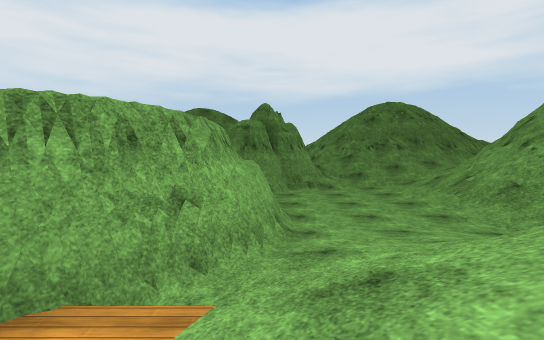
[1] (above)

24 first-person views from a walk through a scene from a Unity 3-D project. The camera is 1.2 m above the floor, tilts 4° down and sees 85° across. The floor is counted in squares, 2 m on a side. Each view is taken from the middle of a square. On the plan, view 1 faces up. The plan holds only what a view shows up to about 9 squares ahead; the rest is blank. Surface patterns are stand-ins for the level's own textures.

[2]
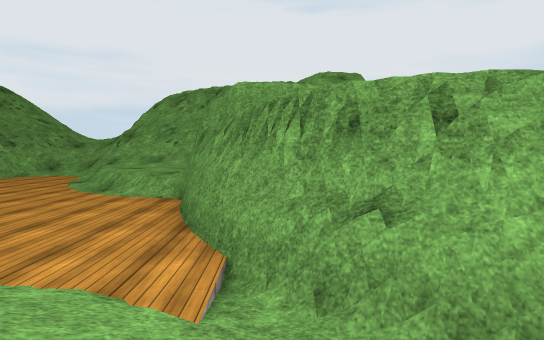

[3]
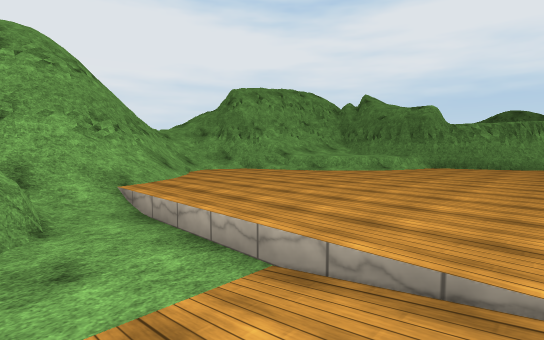

[4]
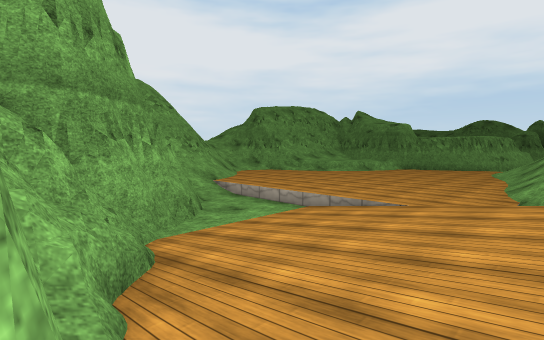

[5]
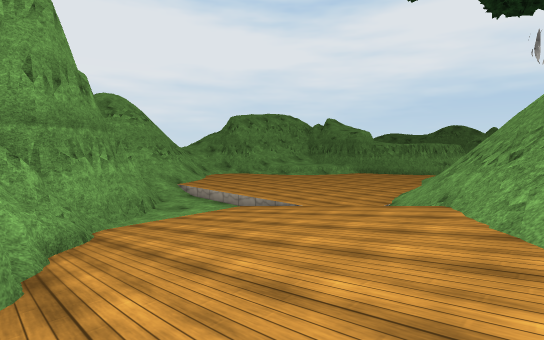

[6]
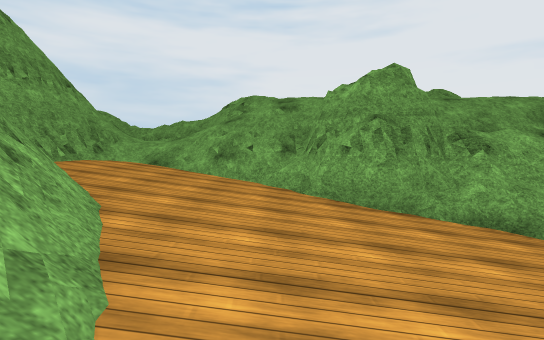

[7]
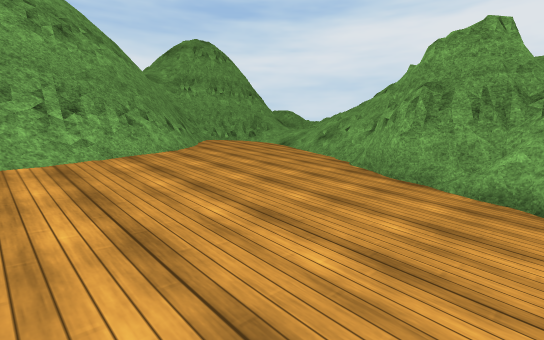

[8]
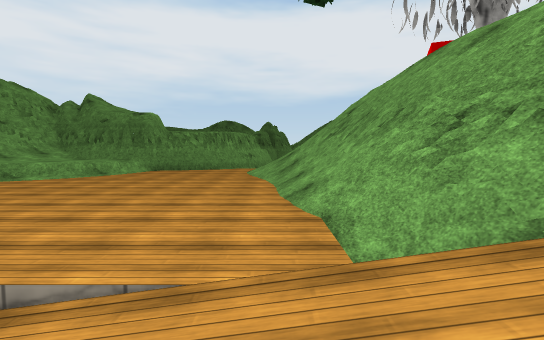

[9]
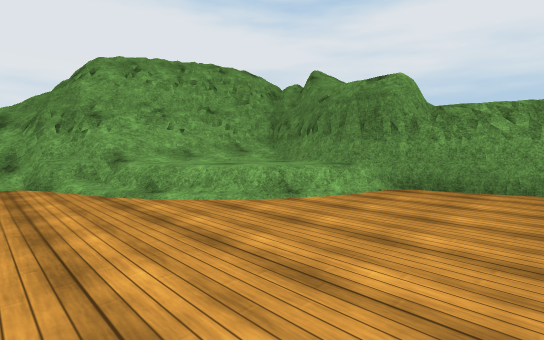

[10]
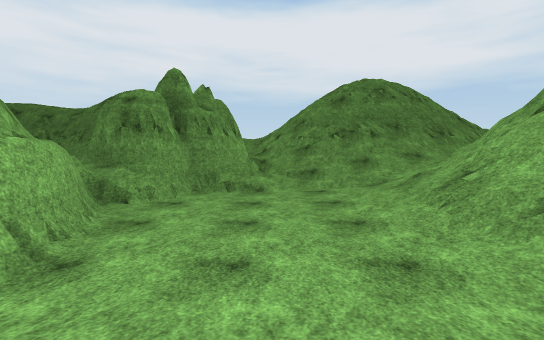

[11]
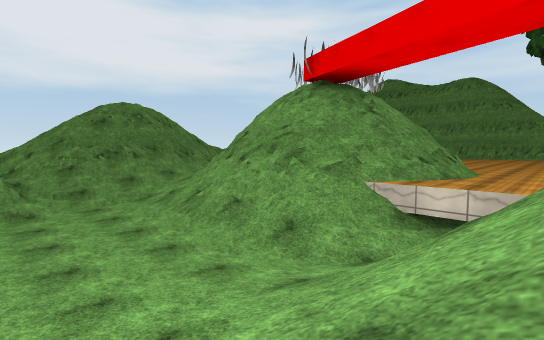

[12]
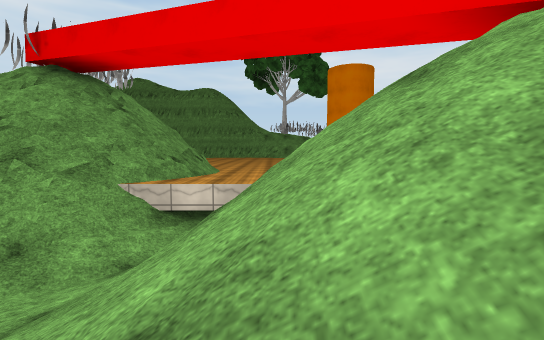

[13]
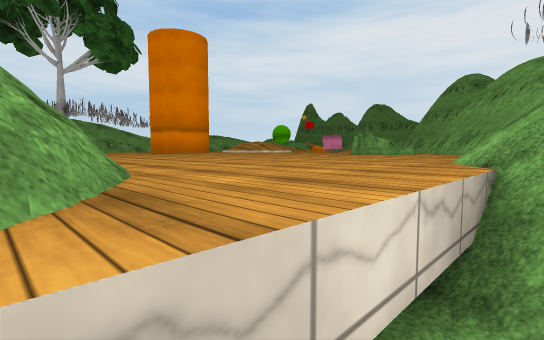

[14]
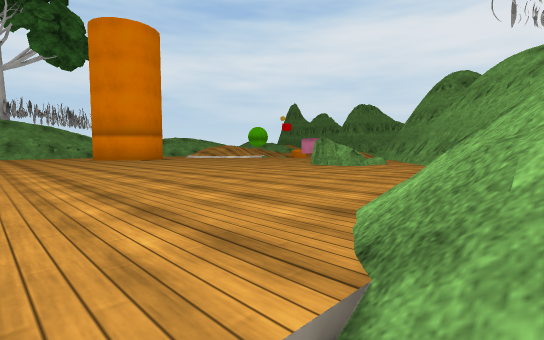

[15]
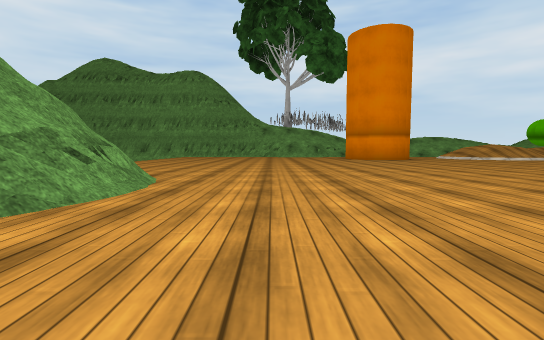

[16]
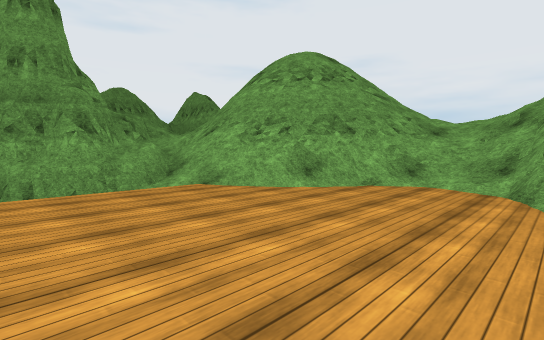

[17]
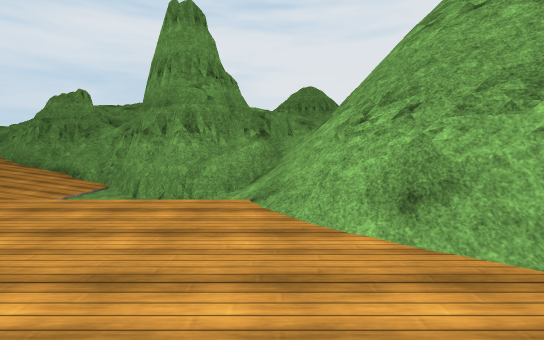

[18]
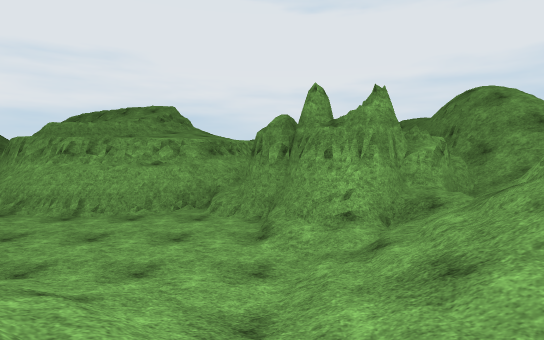

[19]
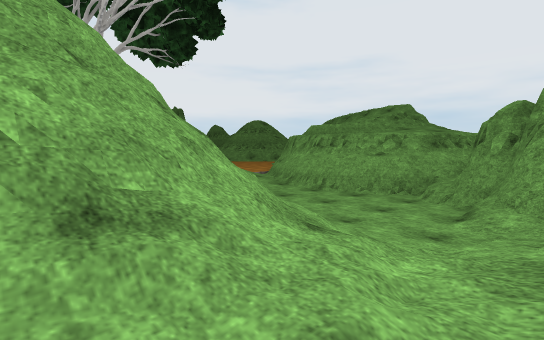

[20]
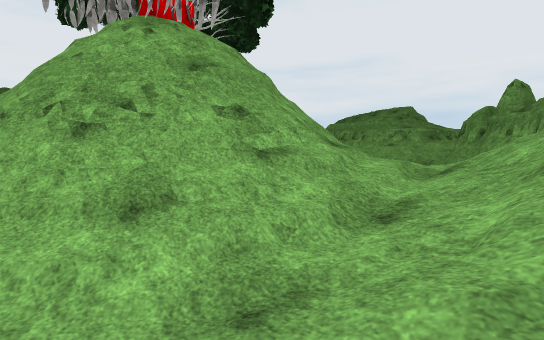

[21]
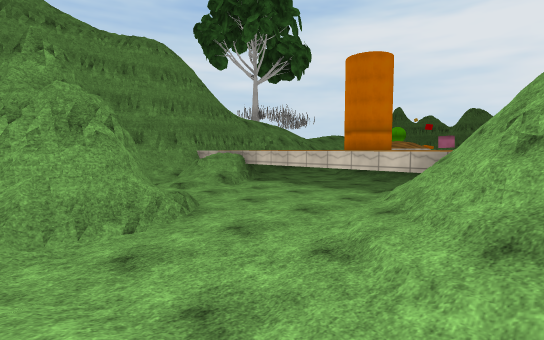

[22]
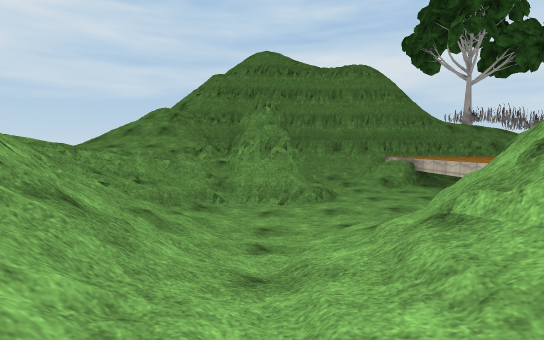

[23]
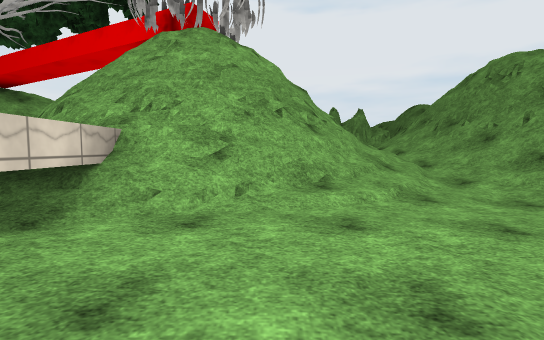

[24]
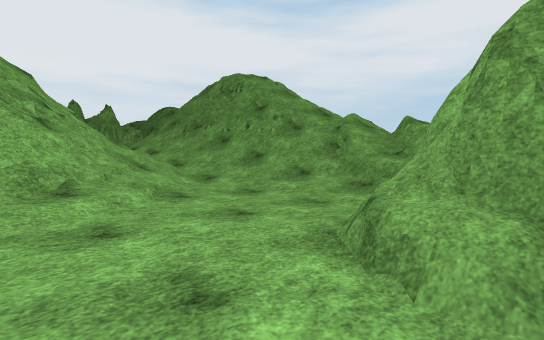

### Floor plan
Key: @ floor where view 1 was taken; # wall or solid block; . main floor; : floor 0.25 m higher than the main floor; - floor 0.25 m lower than the main floor; + floor 0.5 m higher than the main floor; _ floor 0.5 m lower than the main floor; * floor 0.75 m higher than the main floor; < floor 0.75 m lower than the main floor; % floor 1 m higher than the main floor; / step, stairs or slope; = window, fence, low wall or low ledge; ≈ slime the walk keeps out of; ^ raised ledge.
Columns run from 11 left of view 1 to 16 right of it. Each row starts with its distance up from view 1.
 14                       ##
 13             #      ##=^##
 12             # ######≈+###
 11             #/####≈///__#
 10            ##//:+*+/-_<_##
  9           ###/_/:*%*//__##
  8           ##<<_/*#####____
  7           #<<<</#######____/
  6           ##<<</#   ###___ /
  5           ##<<<≈#   ##^^^##≈
  4           ##___-##  ##^^^#
  3           #----_:####≈^^^
  2    ##   ###/:++//^^^^≈^^^
  1    ^#####..:%## *^^^^^^^^
  0    ^≈≈≈=...@ #  #≈≈≈≈≈^^^##≈
 -1    #≈≈≈....+ # ≈#≈≈≈≈≈^^^##
 -2   ^=≈≈#..../##  ##≈≈≈≈^^^#
 -3  ^^##....../##  ≈#≈≈≈≈^^^
 -4 ^^≈/........≈#   #≈≈≈≈^^^
 -5 ^^≈/........%#   #≈≈#≈^##
 -6  ^^# .......+#≈  ≈#≈≈   #
 -7    ##/....../#≈   #≈
 -8    ≈#:_<<_-.:+#    #
 -9    ≈#≈##<_-.: #≈
-10     #≈###_-.: %#≈
-11     ######-.:  ≈#≈
-12          ###: %≈##
-13           ###≈ ≈#≈
-14             #####≈
-15                 #
-16                 #

Where each view was taken, in squares from view 1:
view 1: 0 up, 0 right, facing up
view 2: 2 up, 1 right, facing left
view 3: 9 down, 1 left, facing up-left
view 4: 12 down, 1 right, facing up-left
view 5: 12 down, 3 right, facing up-left
view 6: 8 down, 2 right, facing down
view 7: 8 down, 1 left, facing down-right
view 8: 9 down, 0 right, facing up
view 9: 4 down, 2 left, facing up-left
view 10: 3 up, 2 right, facing up
view 11: 1 up, 1 right, facing up-right
view 12: 1 up, 1 right, facing right
view 13: 3 up, 5 right, facing down-right
view 14: 1 up, 5 right, facing down-right
view 15: 1 up, 5 right, facing right
view 16: 3 down, 3 left, facing down-left
view 17: 4 down, 6 left, facing down
view 18: 9 up, 6 right, facing left
view 19: 10 up, 7 right, facing down-left
view 20: 11 up, 10 right, facing down-left
view 21: 11 up, 9 right, facing down-right
view 22: 10 up, 6 right, facing right
view 23: 7 up, 14 right, facing left
view 24: 7 up, 14 right, facing up-left
